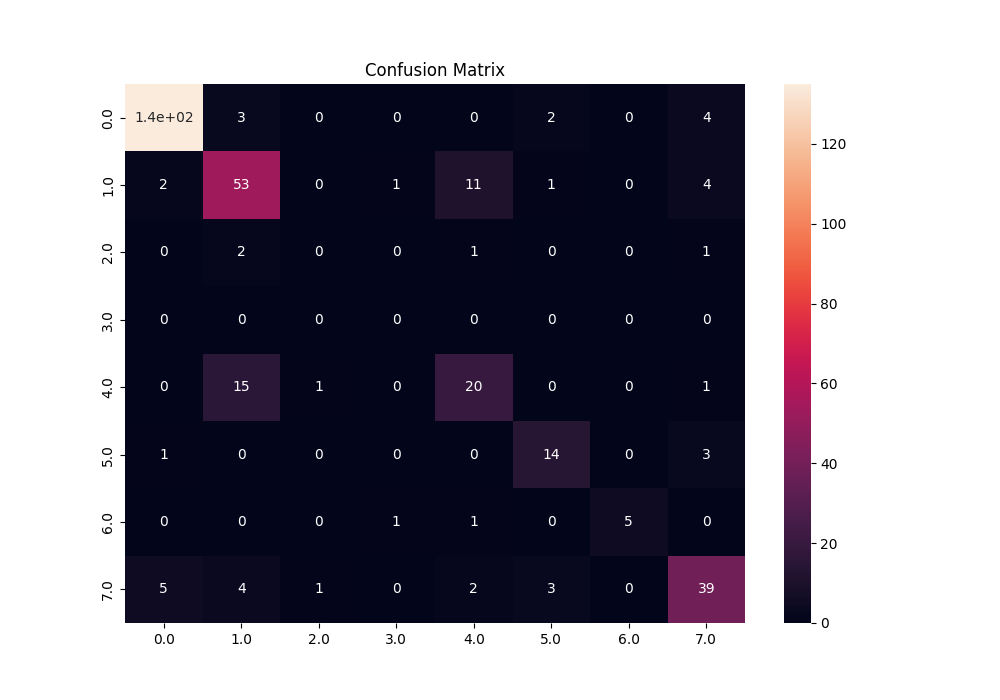

The Python source for this figure:
import math
import sys
import random
import time
import tracemalloc
import seaborn as sn
import pandas as pd
import matplotlib.pyplot as plt
# python Brandon_Optimized_kNN_algorithm.py small.arff 1 1 1 0
#agrs: name, k, mode, p, multi)

tracemalloc.start()

#define input variables
if len(sys.argv) < 4:
    inputs = input("Please enter variables: ").split(" ")
else:
    inputs = sys.argv[1:]

file_name = inputs[0]
k_value = int(inputs[1])
mode = inputs[2]

if mode == "1" or mode == "2" or mode == "3":
    mode = int(mode)
elif mode == "euclidian":
    mode = 1
elif mode == "manhattan":
    mode = 2
elif mode == "minkowski":
    mode = 3
else:
    print("Mode name invalid, going to default.")
    mode = 1

p_value = 1
try:
    p_value = float(inputs[3])
except:
    print("", end="")

multi = False
try:
    multi = (1 == float(inputs[4]))
except:
    print("", end="")

#create distance functions
def euclidian(point1, point2):
    total_distance = 0
    for i in range(len(point1)-1):
        total_distance += (float(point1[i]) - float(point2[i])) ** 2
    return math.sqrt(total_distance)
def manhattan(point1, point2):
    total_distance = 0
    for d in range(len(point1) - 2):
        total_distance += abs(float(point1[d]) - float(point2[d]))
    return total_distance

def minkowski(point1, point2, p):
    total_distance = 0
    for i in range(len(point1) - 2):
        total_distance += (abs(float(point1[i]) - float(point2[i])))**p
    return total_distance ** (1/p)

def majority(lst):
    counter = 0
    num = lst[0]

    for i in lst:
        cur_count = lst.count(i)
        if (cur_count > counter):
            counter = cur_count
            num = i
    return num


start = time.time()

def kNN(file_name, k, mode, p_value=1):
    global multi
    correct = 0
    wrong = 0

    #check file name
    try:
        input_file = open(file_name, "r")
    except:
        print("File name incorrect!")
        sys.exit()

    #create data array
    Lines = input_file.readlines()
    data = []
    for l in Lines:
        if l[0] != "@":
            line = l.strip("\n").split(",")
            data.append(line)

    #ask about multiprocessing
    if len(data) > 500 and multi == False:
        multi_question = input("The data is very large and would take over a minute, would you like to employ multiprocessing? (y/n)")
        if multi_question == "y":
            multi = True
    
    print("Starting analysis of", len(data), "data points:")
    if multi == False:
        actual_classes = []
        guesses = []
        for predict in data:
            actual_classes.append(predict[-1])
            
            distances = [9999999999999999] * k
            classes = [9999999999999999] * k
            highest = max(distances)
            taken = False
            for point in data:
                if point != predict or taken == True:
                    if mode == 1:
                        distance = euclidian(predict, point)
                    elif mode == 2:
                        distance = manhattan(predict, point)
                    elif mode == 3:
                        distance = minkowski(predict, point, p_value)
                    else:
                        print("Invalid mode!a")
                        sys.exit()

                    if distance < highest:
                        classes.pop(distances.index(highest))
                        distances.remove(highest)
                        distances.append(distance)
                        classes.append(point[-1])
                        highest = max(distances)
                else:
                    taken = True
            guess = majority(classes)
            if predict[-1] == guess:
                correct += 1
            else:
                wrong += 1
            guesses.append(guess)
    else:
        import multiprocessing
        from multiprocessing import Pool
        import kNN_multi
        
        actual_classes = []
        for predict in data:
            actual_classes.append(predict[-1])

        batch_size = 50
        count = 0
        population = []
        for i in range(int(len(data)/batch_size) + 1):
            try:
                current = [i * batch_size, (i+1) * batch_size, file_name, k, mode, p_value]
                population.append(current)
            except:
                current = [i * batch_size, len(data), file_name, k, mode, p_value]
                population.append(current)
        print("Number of batches:", len(population))
        #sys.exit()
        if __name__ == '__main__':
            pool = Pool()
            batch_guesses = pool.map(kNN_multi.kNN, population)
        guesses = []
        for batch in batch_guesses:
            for g in batch:
                guesses.append(g)
    return guesses, actual_classes

predictions, actual_classes = kNN(file_name, k_value, mode, p_value)

#create list of all unique actual classes for use in creating confusion matrix
total_classes = []

for x in actual_classes:
    if total_classes.count(float(x)) == 0:
        total_classes.append(float(x))
total_classes.sort()
#print("total classes length:", len(total_classes))

#Create confusion matrix data
confusion_matrix = []
for c in total_classes:
    confusion_matrix.append([0] * len(total_classes))
    
differences = []
squared_differences = []
corrects = 0
wrongs = 0

t = 0
for p in predictions:
    predicted_class = total_classes.index(float(p))
    actual_class = total_classes.index(float(actual_classes[t]))

    confusion_matrix[predicted_class][actual_class] += 1

    if predicted_class == actual_class:
        corrects += 1
    else:
        wrongs += 1
    differences.append(abs(actual_class - predicted_class))
    squared_differences.append((abs(actual_class - predicted_class))**2)

    t += 1

print("Accuracy:", format(corrects/(wrongs + corrects), "0.4f"))
end = time.time()
total_time = end-start
print("Complete in", int(total_time), "seconds!")

horizontal_matrix = []
for i in range(len(confusion_matrix)):
    current = []
    for x in confusion_matrix:
        current.append(x[i])
    horizontal_matrix.append(current)
print("Exporting results: ", end="")
#create(confusion_matrix)
df_cm = pd.DataFrame(confusion_matrix, index = [i for i in total_classes],
                  columns = [i for i in total_classes])

plt.figure(figsize = (10,7))
plt.title('Confusion Matrix')
plt.ylabel('Actal Values')
plt.xlabel('Predicted Values')
sn.heatmap(df_cm, annot=True)
plt.savefig("kNN.png")

#create and save other data
file = open("output.md", "w")
if mode == 1:
    distance_name = "euclidian"
elif mode == 2:
    distance_name = "manhattan"
elif mode == 3:
    distance_name = "minkowski"
else:
    distance_name = "unknown"
file.write("### kNN analysis on: " + file_name + " with " + str(len(predictions)) + " data points using " + distance_name + " distance calculation\n")
file.write("## General Metrics: \n")
sig = "0.3f"
accuracy = corrects / (corrects + wrongs)
mean_absolute_error = sum(differences) / len(differences)
mean_squared_error = sum(squared_differences) / len(squared_differences)
file.write("- Execution time: " + str(int(total_time)) + " seconds\n")
file.write("- Peak Memory Usage: " + str(int(tracemalloc.get_traced_memory()[1]/1000000)) + " MB\n")
file.write("- Accuracy: " + format(accuracy, sig) + "\n")
file.write("- Mean absolute error: " + format(mean_absolute_error, sig) + "\n")
file.write("- Mean squared error: " + format(mean_squared_error, sig) +  "\n" + "\n")
#calculate for each class:
#Precision, Recall, F1 score
class_metrics = []

group_num = 0
t = 0
for x in confusion_matrix:
    file.write("## Metrics for " + str(total_classes[group_num]) + ":\n")
    true_posistives = x[group_num]
    false_posistives = sum(horizontal_matrix[t]) - true_posistives
    true_negatives = len(predictions) - (false_posistives + sum(x))
    false_negatives = sum(x) - true_posistives

    try:
        precision = format((true_posistives) / (true_posistives + false_posistives), sig)
    except:
        precision = "N/A"
    try:
        recall = format(true_posistives / (true_posistives + false_negatives), sig)
    except:
        recall = "N/A"
    try:
        f1_score = format(2 / ((1/float(recall)) + (1/float(precision))), sig)
    except:
        f1_score = "N/A"
    try:
        sensitivity = format(true_posistives / (true_posistives + false_negatives), sig)
    except:
        sensitivity = "N/A"
    try:
        specificity = format(true_negatives / (true_negatives + false_posistives), sig)
    except:
        specificity = "N/A"

    file.write("| Metric | Value |\n")
    file.write("| ----------- | ----------- |\n")
    file.write("| Precision | " + precision + " |\n")
    file.write("| Recall | " + recall + " |\n")
    file.write("| F1 score | " + f1_score + " |\n")
    file.write("| Sensitivity | " + sensitivity + " |\n")
    file.write("| Specificity | " + specificity + " |\n")
    file.write("\n")

    group_num += 1
    t += 1

file.write("## Confusion Matrix:\n")
file.write("![Confusion Matrix](kNN.png)\n")

print("Complete. Thank you for using this slow kNN algorithm!")
file.close()
tracemalloc.stop()
